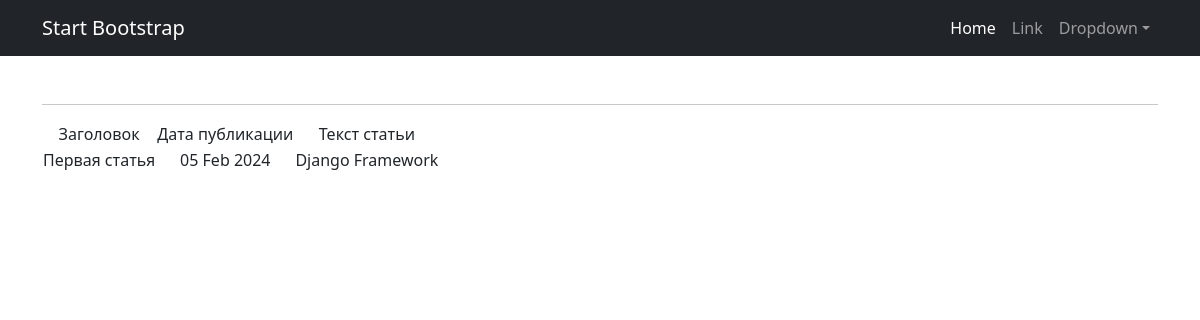
The page /news/1/ on the database its author committed.
### newsarticle/models.py (models this page shows, shortened)
class Post(models.Model):
    author = models.ForeignKey(Author, on_delete=models.CASCADE)
    NEWS = 'NW'
    ARTICLE = 'AR'
    CATEGORY_CHOICES = (
        (NEWS, 'Новость'),
        (ARTICLE, 'Статья'),
    )
    category_type = models.CharField(max_length=2, choices=CATEGORY_CHOICES, default=ARTICLE)
    date_creation = models.DateTimeField(auto_now_add=True)
    post_category = models.ManyToManyField(Category, through='PostCategory')
    title = models.CharField(max_length=128)
    text = models.TextField()
    rating = models.IntegerField(default=0)

### newsarticle/views.py (the view)
# urls.py: path('news/<int:pk>/', NewsPreview.as_view(), name='post_preview'),
class NewsPreview(DetailView):
    model = Post
    template_name = 'post.html'
    context_object_name = 'post'

### newsarticle/templatetags/custom_filters.py (called while the page is built)
@register.filter()
def censor(text):
    for word in bad_words:
        text = text.replace(word[1:], '*' * len(word[1:]))
    return text

### templates/post.html (shortened to what this page needs)
{% extends 'flatpages/default.html' %}
{% load custom_filters %}
{% block content %}
   <hr>
       <table>
           <tr>
               <td> Заголовок </td>
               <td> Дата публикации </td>
               <td> Текст статьи </td>
           </tr>
           <tr>
               <td>{{ post.title|censor }}</td>
               <td>{{ post.date_creation|date:'d M Y' }}</td>
               <td>{{ post.text|censor }}</td>
           </tr>
       </table>
{% endblock content %}

### rows shown on the page
Post: title|censor "Первая статья", date_creation "05 Feb 2024", text|censor "Django Framework"
